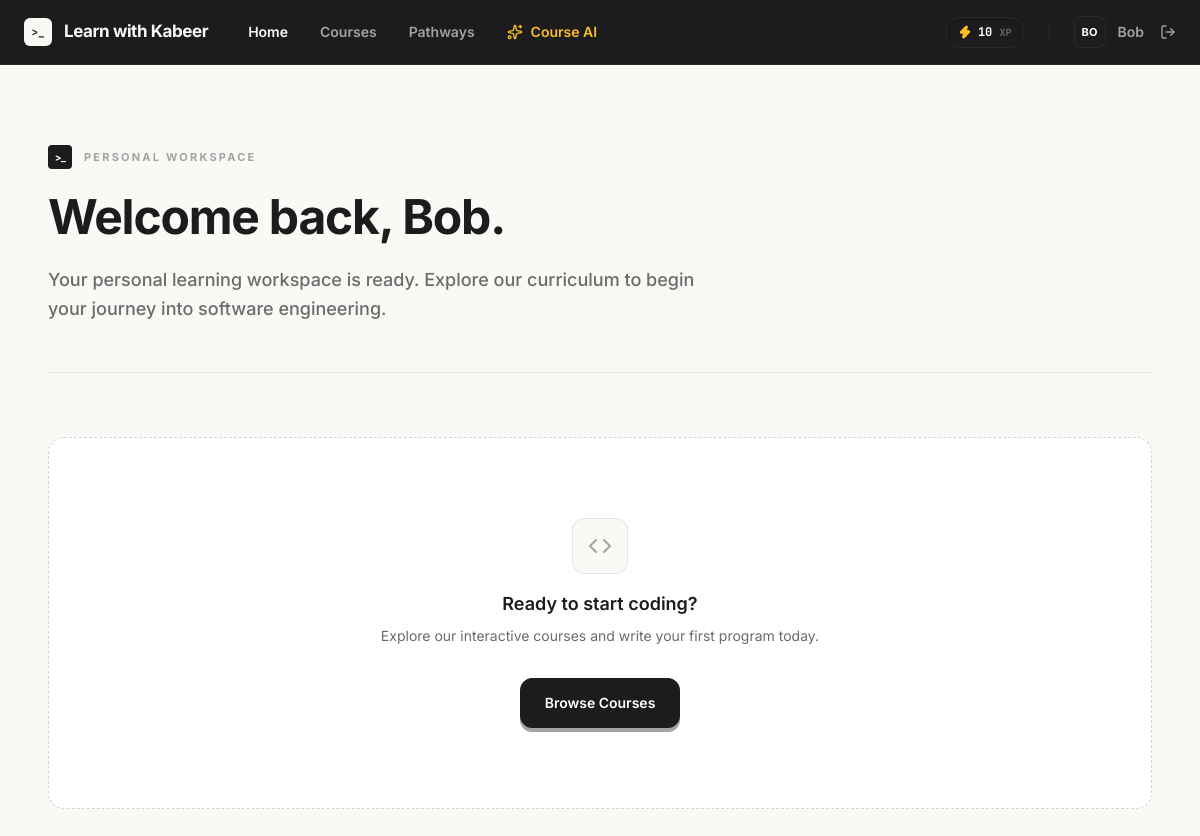
The page / (signed in) on the database its author committed.
### tables this page shows
CREATE TABLE users (
            id INTEGER PRIMARY KEY AUTOINCREMENT,
            name TEXT NOT NULL,
            email TEXT NOT NULL UNIQUE,
            password_hash TEXT NOT NULL,
            is_admin INTEGER NOT NULL DEFAULT 0,
            created_at TEXT NOT NULL DEFAULT CURRENT_TIMESTAMP,
            total_xp INTEGER NOT NULL DEFAULT 0
        , is_pro INTEGER NOT NULL DEFAULT 0);

### app.py (the view)
@app.route("/")
def home():
    if g.user:
        all_paths = database.get_career_paths(g.user["id"])
        career_paths = [p for p in all_paths if p["enrolled"] and p["status"] == "active"]
        overview = database.get_course_overview(g.user)
        return render_template("index.html", career_paths=career_paths, **overview)
    career_paths = [p for p in database.get_career_paths() if p["status"] == "active"]
    return render_template("index.html", career_paths=career_paths, **database.get_course_overview())

### app.py (called while the page is built)
@app.before_request
def load_logged_in_user():
    user_id = session.get("user_id")
    g.user = database.get_user_by_id(user_id) if user_id else None

@app.context_processor
def inject_template_helpers():
    return {
        "current_user": g.get("user"),
        "lesson_url": lesson_url,
    }

### database.py (called while the page is built, shortened)
def get_db():
    if "db" not in g:
        g.db = sqlite3.connect(current_app.config["DATABASE"])
        g.db.row_factory = sqlite3.Row
        g.db.execute("PRAGMA foreign_keys = ON")
    return g.db

def get_user_by_id(user_id):
    return get_db().execute("SELECT * FROM users WHERE id = ?", (user_id,)).fetchone()

def get_career_paths(user_id=None):
    db = get_db()
    paths = db.execute("SELECT * FROM career_paths ORDER BY id DESC").fetchall()
    result = []
    return result

### templates/index.html (shortened to what this page needs)
{% extends "base.html" %}
{% block content %}
<main class="flex-1 overflow-y-auto bg-[#FAF9F6] font-sans selection:bg-[#1C1C1C] selection:text-white pb-20">
    {% if current_user %}
        {% set themes = [
            {'bg': 'bg-[#E4EDE7]', 'text': 'text-[#2D4233]'},
            {'bg': 'bg-[#F4EBE1]', 'text': 'text-[#543E2C]'},
            {'bg': 'bg-[#E2E8F0]', 'text': 'text-[#0F172A]'}
        ] %}
        <div class="mx-auto max-w-6xl px-6 py-12 md:py-20">
            <header class="mb-16 border-b border-[#E5E5E5] pb-12">
                <div class="flex items-center gap-3 mb-6">
                    <span class="flex h-6 w-6 items-center justify-center rounded bg-[#1C1C1C] text-[10px] font-bold text-white tracking-tighter">
                        &gt;_
                    </span>
                    <span class="text-[11px] font-bold uppercase tracking-[0.2em] text-[#A3A3A3]">Personal Workspace</span>
                </div>
                <h1 class="text-4xl font-bold tracking-tight text-[#1C1C1C] sm:text-5xl">
                    Welcome back, {{ current_user["name"].split(' ')[0] }}.
                </h1>
                <p class="mt-6 text-lg font-medium leading-relaxed text-[#6B6B6B] max-w-2xl">
                    {% if enrolled_courses %}
                        You are currently progressing through {{ enrolled_courses|length }} specialized learning paths. Pick up exactly where you left off below.
                    {% else %}
                        Your personal learning workspace is ready. Explore our curriculum to begin your journey into software engineering.
                    {% endif %}
                </p>
            </header>
            {% if enrolled_courses %}
                <div class="mb-8 flex items-center justify-between">
                    <h2 class="text-xl font-bold text-[#1C1C1C]">Pick up where you left off</h2>
                    <a href="{{ url_for('courses') }}" class="text-xs font-bold uppercase tracking-widest text-[#A3A3A3] transition-colors hover:text-[#1C1C1C]">
                        Library &rarr;
                    </a>
                </div>
                <div class="grid gap-8 md:grid-cols-2 lg:grid-cols-3">
                    {% for enrolled_course in enrolled_courses %}
                        {% set theme = themes[loop.index0 % 3] %}
                        <div class="group relative flex h-full flex-col rounded-xl border border-[#1C1C1C] bg-white transition-all duration-200 ease-out hover:-translate-y-1 hover:translate-x-1 hover:shadow-[-6px_6px_0_0_#1C1C1C]">
                            <div class="p-[3px] pb-0">
                                <div class="flex items-center justify-between rounded-t-md {{ theme.bg }} border-b border-[#1C1C1C] px-4 py-2.5">
                                    <span class="font-mono text-[13px] font-semibold {{ theme.text }} tracking-wide uppercase">
                                        Course
                                    </span>
                                    {% if enrolled_course["progress_percent"] == 100 %}
                                        <span class="flex items-center gap-1.5 rounded-full border border-[#16A34A] bg-[#F0FDF4] px-2 py-0.5 font-mono text-[10px] font-bold text-[#16A34A]">
                                            <i data-lucide="check" class="h-3 w-3"></i>
                                            COMPLETED
                                        </span>
                                    {% else %}
                                        <span class="flex items-center gap-1.5 rounded-full border border-[#1C1C1C] bg-white px-2 py-0.5 font-mono text-[10px] font-bold text-[#1C1C1C]">
                                            <span class="h-1.5 w-1.5 rounded-full bg-[#1C1C1C] animate-pulse"></span>
                                            ACTIVE
                                        </span>
                                    {% endif %}
                                </div>
                            </div>
                            <div class="flex flex-col flex-grow px-6 pb-6 pt-5">
                                <h3 class="mb-3 text-2xl font-bold text-[#1C1C1C]">{{ enrolled_course["title"] }}</h3>
                                <p class="text-sm font-medium leading-relaxed text-[#6B6B6B] flex-grow line-clamp-2">
                                    {{ enrolled_course["subtitle"] }}
                                </p>
                                <div class="mt-6">
                                    <div class="mb-2 flex items-center justify-between text-[11px] font-bold uppercase tracking-widest text-[#1C1C1C]">
                                        <span>Progress</span>
                                        <span>{{ enrolled_course["progress_percent"] }}%</span>
                                    </div>
                                    <div class="h-2 w-full overflow-hidden rounded-full bg-[#F5F5F5]">
                                        <div class="h-full rounded-full bg-[#1C1C1C] transition-all duration-500 ease-out" style="width: {{ enrolled_course['progress_percent'] }}%;"></div>
                                    </div>
                                    <div class="mt-2 text-right text-[11px] font-semibold text-[#A3A3A3]">
                                        {{ enrolled_course["completed_lessons"] }} / {{ enrolled_course["total_lessons"] }} Lessons Completed
                                    </div>
                                </div>
                                <div class="mt-6 flex flex-col gap-3">
                                    <hr class="border-t border-dashed border-[#E5E5E5]">
                                    <div class="flex items-center justify-between text-sm font-semibold text-[#1C1C1C]">
                                        <div class="flex items-center gap-2">
                                            {% if enrolled_course["progress_percent"] == 100 %}
                                                <i data-lucide="award" class="h-4 w-4 text-[#16A34A]"></i>
                                                <span class="truncate">Mastered — Review any lesson</span>
                                            {% else %}
                                                <i data-lucide="play-circle" class="h-4 w-4 text-[#A3A3A3]"></i>
                                                <span class="truncate">Next: {{ enrolled_course["current_lesson"]["title"] }}</span>
                                            {% endif %}
                                        </div>
                                        <i data-lucide="arrow-right" class="h-4 w-4 text-[#A3A3A3] transition-transform group-hover:translate-x-1 group-hover:text-[#1C1C1C]"></i>
                                    </div>
                                </div>
                            </div>
                            <a href="{{ url_for('course_overview', course_slug=enrolled_course['slug']) }}" class="absolute inset-0 z-10">
                                <span class="sr-only">{% if enrolled_course["progress_percent"] == 100 %}Review{% else %}Continue{% endif %} {{ enrolled_course['title'] }}</span>
                            </a>
                        </div>
                    {% endfor %}
                </div>
            {% else %}
                <div class="flex flex-col items-center justify-center rounded-2xl border border-dashed border-[#D4D4D8] bg-white py-20 text-center">
                    <div class="mb-4 flex h-14 w-14 items-center justify-center rounded-xl border border-[#E5E5E5] bg-[#FAF9F6] text-[#A3A3A3]">
                        <i data-lucide="code" class="h-6 w-6"></i>
                    </div>
                    <h3 class="text-lg font-semibold text-[#1C1C1C]">Ready to start coding?</h3>
                    <p class="mt-2 text-sm text-[#6B6B6B]">Explore our interactive courses and write your first program today.</p>
                    <a href="{{ url_for('courses') }}" class="mt-8 flex items-center justify-center rounded-xl border border-[#1C1C1C] bg-[#1C1C1C] px-6 py-3.5 text-sm font-semibold text-white shadow-[0_4px_0_0_#A3A3A3] transition-all hover:translate-y-[2px] hover:shadow-[0_2px_0_0_#A3A3A3] active:translate-y-[4px] active:shadow-none focus:outline-none">
                        Browse Courses
                    </a>
                </div>
            {% endif %}
        </div>
    {% endif %}
</main>
{% endblock %}

### templates/base.html (shortened to what this page needs)
<!DOCTYPE html>
<html lang="en">
<head>
    <script src="https://cdn.tailwindcss.com?plugins=typography"></script>
</head>
<body class="h-screen overflow-hidden bg-gray-50 text-gray-900 font-sans antialiased flex flex-col">
    <nav class="sticky top-0 z-50 flex-none border-b border-[#2A2A2A] bg-[#1C1C1C] px-6 transition-all duration-300">
        <div class="mx-auto flex h-16 max-w-6xl items-center justify-between">
            <div class="flex items-center gap-10">
                <a href="/" class="flex items-center gap-3 group" aria-label="Learn with Kabeer home">
                    <div class="flex h-7 w-7 items-center justify-center rounded-[6px] bg-[#FAF9F6] font-mono text-[11px] font-bold text-[#1C1C1C] transition-transform duration-200 group-hover:scale-105">
                        &gt;_
                    </div>
                    <span class="font-sans text-[17px] font-bold tracking-tight text-[#FAF9F6]">Learn with Kabeer</span>
                </a>
                <div class="hidden items-center gap-8 text-sm font-semibold text-[#A3A3A3] md:flex">
                    {% if current_user %}
                        <a href="{{ url_for('home') }}" class="transition-colors hover:text-[#FAF9F6] {% if request.endpoint == 'home' %}text-[#FAF9F6]{% endif %}">Home</a>
                        <a href="{{ url_for('courses') }}" class="transition-colors hover:text-[#FAF9F6] {% if request.endpoint == 'courses' %}text-[#FAF9F6]{% endif %}">Courses</a>
                        <a href="{{ url_for('career_paths') }}" class="transition-colors hover:text-[#FAF9F6] {% if request.endpoint == 'career_paths' %}text-[#FAF9F6]{% endif %}">Pathways</a>
                        <a href="{{ url_for('cod_interface') }}" class="flex items-center gap-2 text-amber-400 transition-colors hover:text-amber-300 {% if request.endpoint == 'cod_interface' %}text-amber-300{% endif %}">
                            <i data-lucide="sparkles" class="h-4 w-4"></i>
                            <span>Course AI</span>
                        </a>
                    {% endif %}
                </div>
            </div>
            <div class="flex items-center gap-6">
                <div class="flex items-center gap-6 text-sm font-semibold text-[#A3A3A3]">
                    {% if current_user %}
                        <div class="hidden items-center gap-4 md:flex">
                            <div class="xp-pill flex items-center gap-1.5 rounded-full border border-[#2A2A2A] bg-[#1C1C1C] px-3 py-1.5 shadow-inner transition-all duration-300">
                                <i data-lucide="zap" class="h-3.5 w-3.5 fill-amber-400 text-amber-400"></i>
                                <span class="font-mono text-xs font-bold text-white"><span class="xp-value">{{ current_user['total_xp'] }}</span> <span class="text-[10px] text-[#6B6B6B]">XP</span></span>
                            </div>
                        </div>
                        <div class="flex items-center gap-4">
                            <a href="{{ url_for('settings') }}" class="group flex items-center gap-3 transition-colors hover:text-white">
                                <div class="flex h-8 w-8 items-center justify-center rounded-lg border border-[#2A2A2A] bg-[#1C1C1C] text-[11px] font-bold text-white transition-all group-hover:border-white/20">
                                    {{ current_user['name'][:2].upper() }}
                                </div>
                                <span class="text-sm font-semibold">{{ current_user["name"].split(' ')[0] }}</span>
                            </a>
                            <form action="{{ url_for('logout') }}" method="post" class="inline">
                                <button type="submit" class="flex items-center gap-2 transition-colors hover:text-[#FAF9F6]" title="Sign Out">
                                    <i data-lucide="log-out" class="h-4 w-4"></i>
                                </button>
                            </form>
                        </div>
                    {% endif %}
                </div>
            </div>
        </div>
    </nav>
    {% block content %}{% endblock %}
</body>
</html>

### templates/base.html (style rules this page uses)
html { scroll-behavior: smooth; font-feature-settings: "ss03", "cv11"; }

### rows shown on the page
users: total_xp "10", name "BO", name "Bob"
